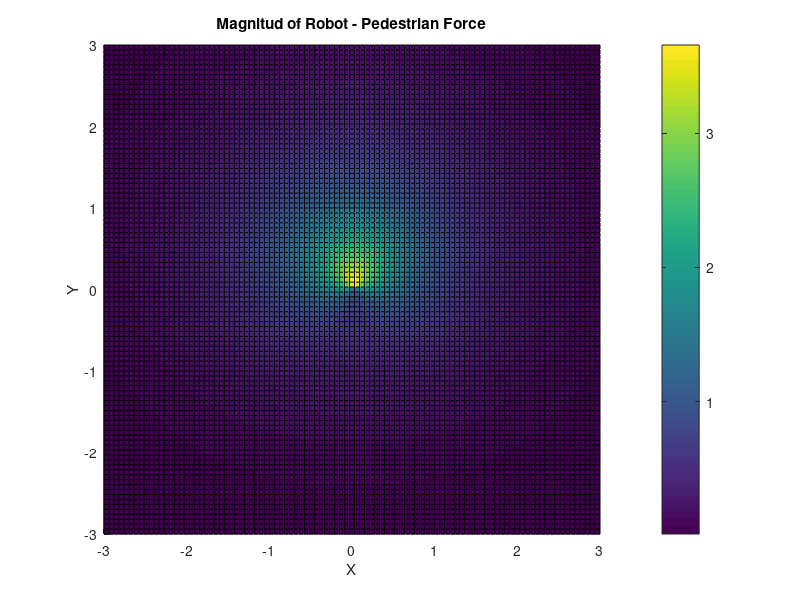
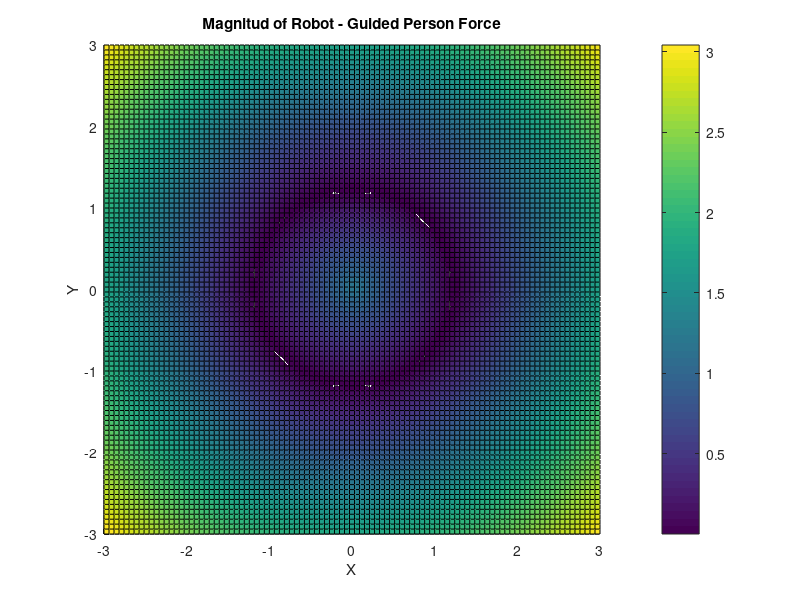

Here is the MATLAB script that generated these plots, in order:
clear
close all
%% Repulsive Forces
dmin=-3; dmax=-dmin; 
points=100;
x=linspace(dmin,dmax,points);% (m) Distance between agents or features
y=linspace(dmin,dmax,points);% (m) Distance between agents or features
% Plots
az=0; el=90; [X,Y] = meshgrid(x,y);
for m=1:1:length(x)
    for n=1:1:length(y)
    axy(m,n)=atan2(x(n),y(m)); % (rad) Angle between agents or features
    dxy(m,n)=norm([y(m) x(n)]);
    end
end

% Source [18]
Aq=1.25; Bq=0.1; dq=0.2; lq=0.5;
for n=1:1:length(x)
    for m=1:1:length(y)
        fpp18(n,m)=Aq*(exp((dq-dxy(n,m))/Bq))*(lq+(1-lq)*(1+cos(axy(n,m)))/2); % Repulsive force
    end;
end;
%figure();surf(X,Y,fpp18);
%view(az,el);ylabel('Y');xlabel('X');zlabel('Repulsive force');
%title('Magnitud of Person - Pedestrian Force [18]');colorbar;

% Source [10]
Aq=10; Bq=0.34; dq=0.16; lq=1;
for n=1:1:length(x)
    for m=1:1:length(y)
        fpp10(n,m)=Aq*(exp((dq-dxy(n,m))/Bq))*(lq+(1-lq)*(1+cos(axy(n,m)))/2); % Repulsive force
    end;
end;
%figure();surf(X,Y,fpp10);
%view(az,el);ylabel('Y');xlabel('X');zlabel('Repulsive force');
%title('Magnitud of Person - Pedestrian Force [10]');colorbar;

% Source: Robot Companion:
Aq=2.66; Bq=0.9; dq=0.4; lq=0.25;%59
for n=1:1:length(x)
    for m=1:1:length(y)
        fpr(n,m)=Aq*(exp((dq-dxy(n,m))/Bq))*(lq+(1-lq)*(1+cos(axy(n,m)))/2); % Repulsive force
    end;
end;
figure();surf(X,Y,fpr);
view(az,el);ylabel('Y');xlabel('X');zlabel('Repulsive force');
title('Magnitud of Robot - Pedestrian Force');colorbar;

%% Attractive Forces
dmin=-3; dmax=-dmin; 
points=100;
x=linspace(dmin,dmax,points);% (m) Distance between agents or features
y=linspace(dmin,dmax,points);% (m) Distance between agents or features
% Plots
az=0; el=90; [X,Y] = meshgrid(x,y);
for m=1:1:length(x)
    for n=1:1:length(y)
    axy(m,n)=atan2(x(n),y(m)); % (rad) Angle between agents or features
    dxy(m,n)=norm([y(m) x(n)]);
    end
end% Attractive Forces
vd=2;
va=1;
ds=1.2; %(m) Social Distance
% Source [18]
k=2;%%%%%%%%%%%%%%%%%%%%CAHNGE THIS
for n=1:1:length(x)
    for m=1:1:length(y)
        fa18(n,m)=abs(k*(vd-va)*(ds-dxy(n,m)));
    end;
end;
%figure();surf(X,Y,fa18);
%view(az,el);ylabel('Y');xlabel('X');zlabel('Attractive force');
%title('Magnitud of Person - Pedestrian Force');colorbar;

% Source [10]
k=4.9;%%%%%%%%%%%%%%%%%%%%CAHNGE THIS
for n=1:1:length(x)
    for m=1:1:length(y)
        fa10(n,m)=abs(k*(vd-va)*(ds-dxy(n,m)));
    end;
end;
%figure();surf(X,Y,fa10);
%view(az,el);ylabel('Y');xlabel('X');zlabel('Attractive force');
%title('Magnitud of Person - Pedestrian Force');colorbar;

% Source Robot-Person
k=1;%%%%%%%%%%%%%%%%%%%%CAHNGE THIS
for n=1:1:length(x)
    for m=1:1:length(y)
        fapr(n,m)=abs(k*(vd-va)*(ds-dxy(n,m)));
    end;
end;
figure();surf(X,Y,fapr);
view(az,el);ylabel('Y');xlabel('X');zlabel('Attractive force');
title('Magnitud of Robot - Guided Person Force');colorbar;